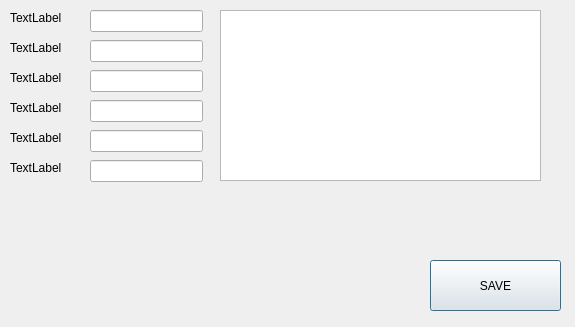
<?xml version="1.0" encoding="UTF-8"?>
<ui version="4.0">
 <class>Dialog</class>
 <widget class="QDialog" name="Dialog">
  <property name="geometry">
   <rect>
    <x>0</x>
    <y>0</y>
    <width>575</width>
    <height>327</height>
   </rect>
  </property>
  <property name="windowTitle">
   <string>Dialog</string>
  </property>
  <widget class="QTextEdit" name="textEdit">
   <property name="geometry">
    <rect>
     <x>220</x>
     <y>10</y>
     <width>321</width>
     <height>171</height>
    </rect>
   </property>
  </widget>
  <widget class="QLabel" name="label_2">
   <property name="geometry">
    <rect>
     <x>10</x>
     <y>40</y>
     <width>55</width>
     <height>16</height>
    </rect>
   </property>
   <property name="text">
    <string>TextLabel</string>
   </property>
  </widget>
  <widget class="QLineEdit" name="lineEdit_3">
   <property name="geometry">
    <rect>
     <x>90</x>
     <y>160</y>
     <width>113</width>
     <height>22</height>
    </rect>
   </property>
  </widget>
  <widget class="QLineEdit" name="lineEdit_2">
   <property name="geometry">
    <rect>
     <x>90</x>
     <y>100</y>
     <width>113</width>
     <height>22</height>
    </rect>
   </property>
  </widget>
  <widget class="QLabel" name="label_3">
   <property name="geometry">
    <rect>
     <x>10</x>
     <y>100</y>
     <width>55</width>
     <height>16</height>
    </rect>
   </property>
   <property name="text">
    <string>TextLabel</string>
   </property>
  </widget>
  <widget class="QLabel" name="label">
   <property name="geometry">
    <rect>
     <x>10</x>
     <y>10</y>
     <width>55</width>
     <height>16</height>
    </rect>
   </property>
   <property name="text">
    <string>TextLabel</string>
   </property>
  </widget>
  <widget class="QLineEdit" name="lineEdit">
   <property name="geometry">
    <rect>
     <x>90</x>
     <y>70</y>
     <width>113</width>
     <height>22</height>
    </rect>
   </property>
  </widget>
  <widget class="QLineEdit" name="lineEdit_5">
   <property name="geometry">
    <rect>
     <x>90</x>
     <y>40</y>
     <width>113</width>
     <height>22</height>
    </rect>
   </property>
  </widget>
  <widget class="QPushButton" name="pushButton">
   <property name="geometry">
    <rect>
     <x>430</x>
     <y>260</y>
     <width>131</width>
     <height>51</height>
    </rect>
   </property>
   <property name="text">
    <string>SAVE</string>
   </property>
  </widget>
  <widget class="QLineEdit" name="lineEdit_4">
   <property name="geometry">
    <rect>
     <x>90</x>
     <y>130</y>
     <width>113</width>
     <height>22</height>
    </rect>
   </property>
  </widget>
  <widget class="QLabel" name="label_4">
   <property name="geometry">
    <rect>
     <x>10</x>
     <y>70</y>
     <width>55</width>
     <height>16</height>
    </rect>
   </property>
   <property name="text">
    <string>TextLabel</string>
   </property>
  </widget>
  <widget class="QLabel" name="label_6">
   <property name="geometry">
    <rect>
     <x>10</x>
     <y>130</y>
     <width>55</width>
     <height>16</height>
    </rect>
   </property>
   <property name="text">
    <string>TextLabel</string>
   </property>
  </widget>
  <widget class="QLineEdit" name="lineEdit_6">
   <property name="geometry">
    <rect>
     <x>90</x>
     <y>10</y>
     <width>113</width>
     <height>22</height>
    </rect>
   </property>
  </widget>
  <widget class="QLabel" name="label_5">
   <property name="geometry">
    <rect>
     <x>10</x>
     <y>160</y>
     <width>55</width>
     <height>16</height>
    </rect>
   </property>
   <property name="text">
    <string>TextLabel</string>
   </property>
  </widget>
 </widget>
 <resources/>
 <connections/>
</ui>
